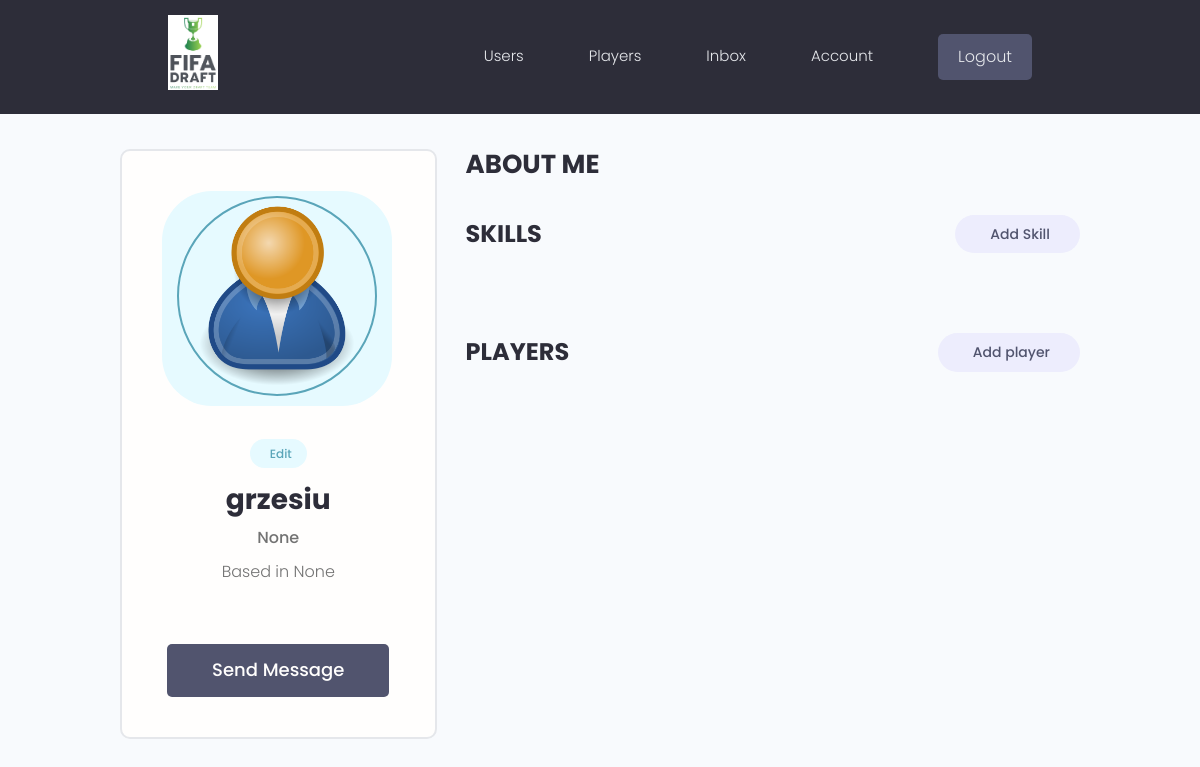
/account/ (signed in), run on an earlier commit of the app's database.
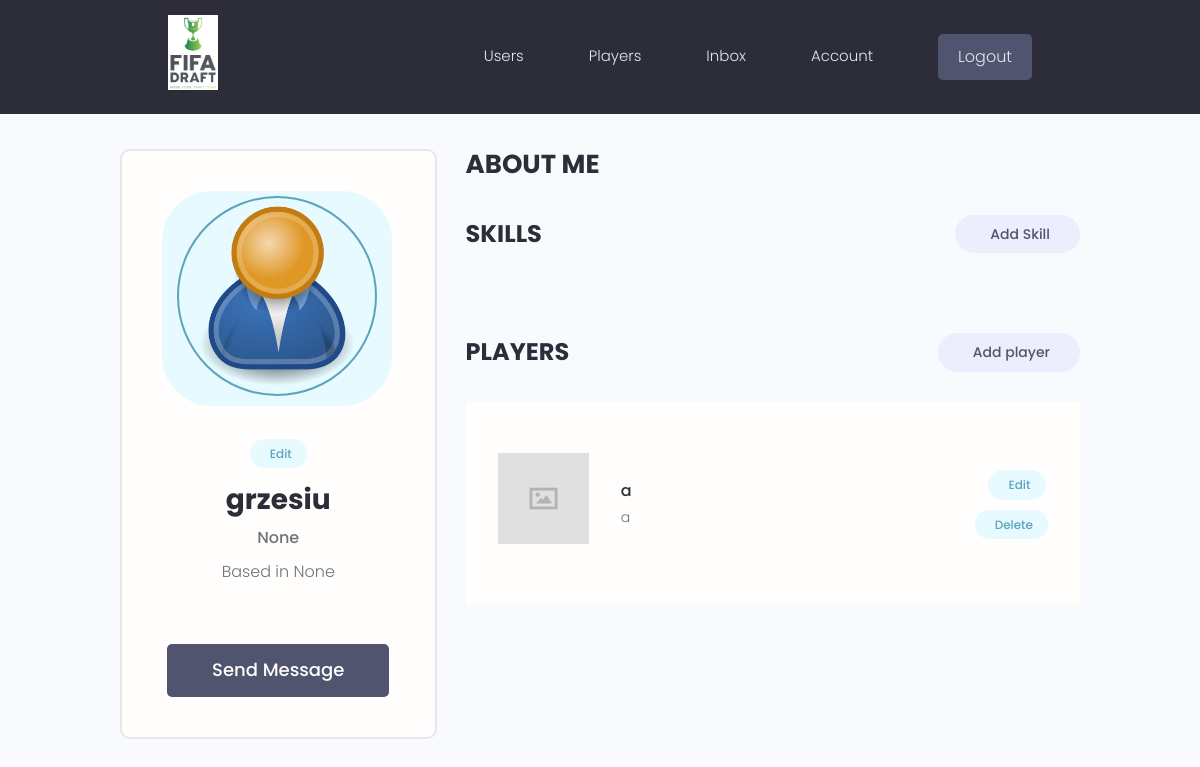
And on a later commit of the database.
### users/models.py (models this page shows, shortened)
class Profile(models.Model):
    user = models.OneToOneField(User, on_delete=models.CASCADE, null=True, blank=True)
    name = models.CharField(max_length=100, blank=True, null=True)
    username = models.CharField(max_length=100, blank=True, null=True)
    location = models.CharField(max_length=100, blank=True, null=True)
    email = models.EmailField(max_length=100, blank=True)
    short_intro = models.CharField(max_length=250, blank=True, null=True)
    bio = models.TextField(blank=True, null=True)
    profile_image = models.ImageField(
        null=True,
        blank=True,
        upload_to="profile_images/",
        default="profile_images/user-default.png",
    )
    social_github = models.CharField(max_length=200, blank=True, null=True)
    social_twitter = models.CharField(max_length=200, blank=True, null=True)
    social_linkedin = models.CharField(max_length=200, blank=True, null=True)
    social_youtube = models.CharField(max_length=200, blank=True, null=True)
    social_website = models.CharField(max_length=200, blank=True, null=True)
    created = models.DateTimeField(auto_now_add=True)
    id = models.UUIDField(
        default=uuid.uuid4, unique=True, primary_key=True, editable=False
    )

### first_project/models.py (models this page shows, shortened)
class Player(models.Model):
    owner = models.ForeignKey(Profile, null=True, blank=True, on_delete=models.SET_NULL)
    title = models.CharField(max_length=200)
    description = models.TextField(null=True, blank=True)
    featured_image = models.ImageField(null=True, blank=True, default="default.jpg")
    demo_link = models.CharField(max_length=2000, null=True, blank=True)
    source_link = models.CharField(max_length=2000, null=True, blank=True)
    tags = models.ManyToManyField("Tag", blank=True)
    vote_total = models.IntegerField(default=0, null=True, blank=True)
    vote_ratio = models.IntegerField(default=0, null=True, blank=True)
    created = models.DateTimeField(auto_now_add=True)
    id = models.UUIDField(
        default=uuid.uuid4, unique=True, primary_key=True, editable=False
    )

### users/views.py (the view)
# urls.py: path("account/", views.userAccount, name="account"),
@login_required(login_url="login")
def userAccount(request):
    profile = request.user.profile
    skills = profile.skill_set.all()
    players = profile.player_set.all()
    context = {"profile": profile, "skills": skills, "players": players}
    return render(request, "users/account.html", context)

### users/templates/users/account.html (shortened to what this page needs)
{% extends 'main.html' %}
{% block content %}
  <main class="settingsPage profile my-md">
    <div class="container">
      <div class="layout">
        <div class="column column--1of3">
          <div class="card text-center">
            <div class="card__body dev">
              <a class="tag tag--pill tag--main settings__btn" href="{% url 'edit-account'%}">
              <img class="avatar avatar--xl" src="{{profile.profile_image.url}}" /><p> Edit </a>
              <h2 class="dev__name">{{ profile.user }}</h2>
              <p class="dev__title">{{ profile.short_intro }}</p>
              <p class="dev__location">Based in {{ profile.location }}</p>
              <a href="#" class="btn btn--sub btn--lg">Send Message </a>
            </div>
          </div>
        </div>
        <div class="column column--2of3">
          <div class="devInfo">
            <h3 class="devInfo__title">About Me</h3>
          </div>
          <div class="settings">
            <h3 class="settings__title">Skills</h3>
          <a class="tag tag--pill tag--sub settings__btn tag--lg" href="{% url 'create-skill' %}"> Add Skill</a>
        </div>
          <div class="settings">
            <h3 class="settings__title">Players</h3>
            <a class="tag tag--pill tag--sub settings__btn tag--lg" href="{% url 'create-player' %}"> Add player</a>
          </div>
          {% for player in players %}
          <table class="settings__table">
            <tr>
              <td class="settings__thumbnail">
                <a href="{% url 'player' player.id%}"><img src="{{player.featured_image.url}}" alt="Project Thumbnail" /></a>
              </td>
              <td class="settings__tableInfo">
                <a href="{% url 'player' player.id%}">{{player.title}}</a>
                <p>{{player.description|slice:"150"}}
                </p>
              </td>
              <td class="settings__tableActions">
                <a class="tag tag--pill tag--main settings__btn" href="{% url 'update-player' player.id %}"> Edit</a>
                <a class="tag tag--pill tag--main settings__btn" href="{% url 'delete-player' player.id %}?next=/account">
                  Delete</a>
              </td>
            </tr>
            {% endfor %}
          </table>
        </div>
      </div>
    </div>
  </main>
{% endblock content %}

### templates/main.html (shortened to what this page needs)
<!doctype html>
{% load static %}
<html lang="en">
<head>
  <link rel="stylesheet" href="https://cdn.iconmonstr.com/1.3.0/css/iconmonstr-iconic-font.min.css" />
  <link rel="stylesheet" href="{% static 'uikit/styles/uikit.css' %}" />
  <link rel="stylesheet" href="{% static 'styles/app.css' %}" />
</head>
<body>
    {% include 'navbar.html' %}
    {% block content %}
    {% endblock content %}
</body>
</html>

### templates/navbar.html (shortened to what this page needs)
{% load static %}
  <header class="header">
    <div class="container container--narrow">
      <a href="{% url 'players'%}">
        <img src="{% static 'images/site_logo1.png' %}" style='max-width:50px' />
      </a>
      <nav class="header__nav">
        <ul class="header__menu">
          <li class="header__menuItem"><a href="{% url 'profiles' %}">Users</a></li>
          <li class="header__menuItem"><a href="{% url 'players' %}">Players</a></li>
          <li class="header__menuItem"><a href="">Inbox</a></li>
          {% if request.user.is_authenticated %}
          <li class="header__menuItem"><a href="{% url 'account' %}" >Account</a></li>
          <li class="header__menuItem"><a href="{% url 'logout' %}" class="btn btn--sub">Logout</a></li>
          {% else %}
          <li class="header__menuItem"><a href="{% url 'login' %}" class="btn btn--sub">Login/Sign Up</a></li>
          {% endif %}
        </ul>
      </nav>
    </div>
  </header>

### static/styles/app.css (style rules this page uses)
:root { --color-sub: #2d2d39; }
.btn--sub { background-color: var(--color-sub-light); }
.card { border: 2px solid var(--color-light); }
img { width: 100%; }
.header { position: sticky; z-index: 111; background-color: var(--color-sub); padding: 1.5rem 0; }
.header > .container { display: flex; justify-content: space-between; align-items: center; }
.header__nav > ul { display: inline-flex; align-items: center; list-style: none; gap: 6.5rem; }
.header__menuItem > a { color: var(--color-light); font-weight: 300; }
.profile .card > .dev { padding: 4rem; }
.dev__name { color: var(--color-sub); font-size: 2.8rem; font-weight: 700; margin-top: 1rem; margin-bottom: 0.5rem; }
.dev__title { font-size: 1.6rem; font-weight: 500; line-height: 1.3; }
.dev__location { margin-top: 1rem; }
.devInfo { margin-bottom: 3rem; }
.devInfo__title, .devInfo__subtitle { font-size: 2.6rem; color: var(--color-sub); text-transform: uppercase; font-weight: 700; margin-bottom: 1.5rem; }
.settingsPage .dev > .settings__btn { display: inline-block; margin-bottom: 3rem; }
.settings { display: flex; justify-content: space-between; align-items: center; }
.settings__title { font-size: 2.4rem; text-transform: uppercase; font-weight: 700; color: var(--color-sub); }
.settings__table { margin-top: 3rem; margin-bottom: 5rem; padding: 0 3rem; background: var(--color-white); }
.settings__table tr { width: 100%; }
.settings__table tr > td { padding: 2rem 0; }
.settings__thumbnail { width: 23%; min-width: 10rem; }
.settings__thumbnail img { padding-right: 3rem; height: 15rem; object-fit: contain; }
.settings__tableInfo { width: 100%; }
.settings__tableInfo h4, .settings__tableInfo a { padding-right: 1rem; width: auto; font-size: 1.6rem; font-weight: 500; color: var(--color-sub); }
.settings__tableInfo p { font-size: 1.4rem; }
.settings__tableActions { text-align: right; }

### static/uikit/styles/modules/_variables.css (style rules this page uses)
:root { --color-main: #5aa5b9; --color-main-light: #e6faff; --color-sub: #3f4156; --color-sub-light: #51546e; --color-sub-lighter: #ededfd; --color-text: #737373; --color-gray: #8b8b8b; --color-light: #e5e7eb; --color-light-gray: #767676; --color-bg: #f8fafd; --color-white: #fffefd; --color-white-light: #f3f3f3; --color-success: #359e64; --color-success-bg: #def8e8; --color-error: #fc4b0b; --color-error-bg: #fff2ee; --font-base: 'Poppins', arial, helvetica, 'Segoe UI', roboto, ubuntu, sans-serif; --font-monospace: 'Fira Code', 'Courier New', courier, monospace; --font-regular: 300; --font-medium: 500; --font-bold: 700; --generic-shadow: 1px 1px 5px #00000010; --generic-transition: all 0.3s ease-in-out; }

### static/uikit/styles/modules/_base.css (style rules this page uses)
* { margin: 0; padding: 0; box-sizing: border-box; text-rendering: optimizeLegibility; color: inherit; font-size: inherit; }
html { font-size: 50%; }
@media only screen and (min-width: 480px) { html { font-size: 56.25%; } }
@media only screen and (min-width: 1200px) { html { font-size: 62.5%; } }
body { line-height: 1.6; font-weight: 400; font-size: 1.5rem; color: var(--color-text); background-color: var(--color-bg); min-height: 100vh; }

### static/uikit/styles/modules/_typography.css (style rules this page uses)
* { font-family: var(--font-base); }
h2 { font-size: 3.6rem; font-weight: var(--font-bold); }
h3 { font-size: 3.2rem; font-weight: var(--font-medium); }
p, span, strong { font-size: 1.6rem; color: var(--color-text); font-weight: var(--font-regular); }
a { padding-bottom: 2px; text-decoration: none; display: inline-block; color: var(--color-main); font-weight: var(--font-medium); }

### static/uikit/styles/modules/_utilities.css (style rules this page uses)
.container { width: 92%; max-width: 165rem; margin: 0 auto; box-sizing: border-box; }
.container--narrow { width: 92%; max-width: 120rem; }
@media screen and (min-width: 1000px) { .container { width: 90%; } }
@media screen and (min-width: 1000px) { .container--narrow { width: 85%; } }
@media screen and (min-width: 1200px) { .container { width: 80%; } }
@media screen and (min-width: 1200px) { .container--narrow { width: 72%; } }
.text-center { text-align: center; }
.my-md { margin: 3rem auto; }

### static/uikit/styles/modules/_avatar.css (style rules this page uses)
.avatar { border-radius: 50%; border: 2px solid var(--color-main); object-fit: cover; }
.avatar--xl { height: 20rem; width: 20rem; }

### static/uikit/styles/modules/_card.css (style rules this page uses)
.card { border-radius: 1rem; background-color: var(--color-white); border: 1.5px solid var(--color-light); width: auto; height: auto; margin-top: 0.5rem; margin-bottom: 0.5rem; overflow: hidden; }
.card__body, .card__header { padding: 2rem 2.5rem; }

### static/uikit/styles/modules/_layout.css (style rules this page uses)
.layout { display: flex; flex-flow: row wrap; justify-content: space-between; }
.layout > .column { margin-bottom: 3rem; }
.layout > .column.column--1of3 { flex-basis: 30%; }
.layout > .column.column--2of3 { flex-basis: 64%; }

What changed in the data, as far as the page shows it:
added Player: featured_image (placeholder picture), title "a", description "a"
